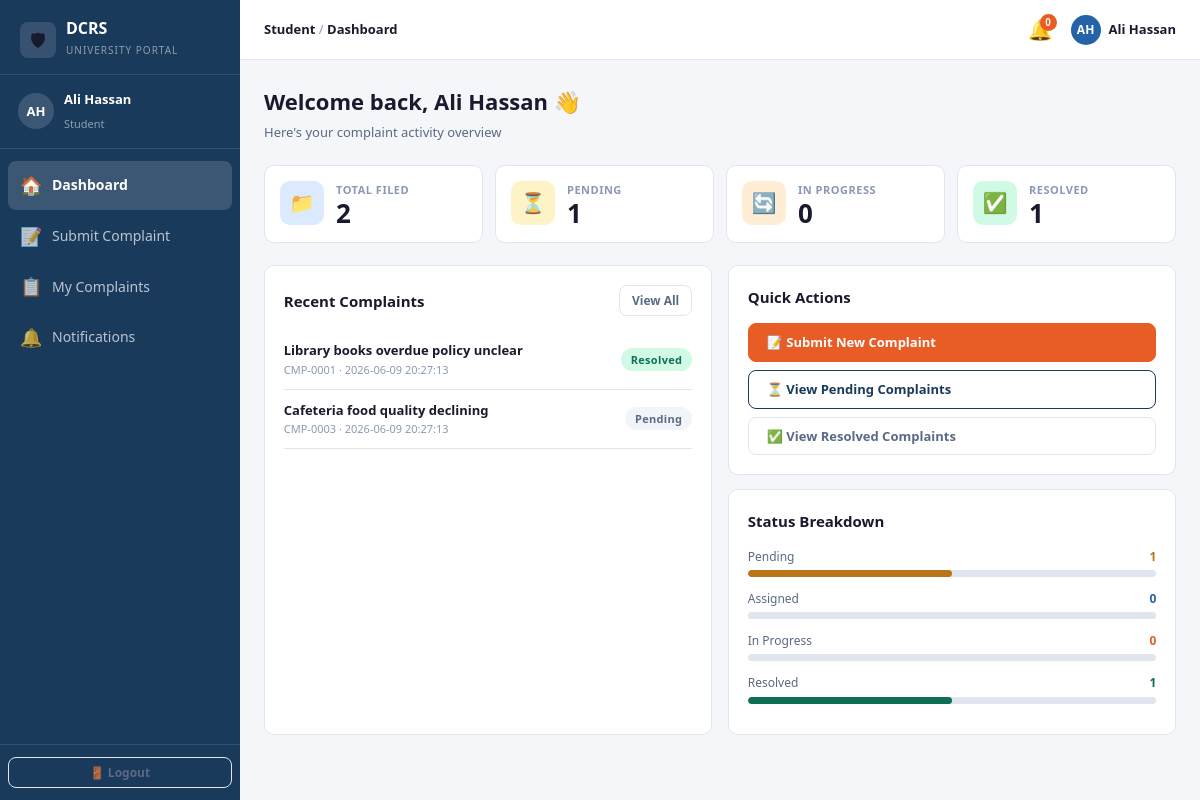
The app's page /pages/student/dashboard.php (signed in) with its own data.
### tables this page shows
CREATE TABLE IF NOT EXISTS complaints (
  complaint_id   INT          NOT NULL AUTO_INCREMENT,
  complaint_code VARCHAR(20)  NOT NULL UNIQUE,    
  student_id     INT          NOT NULL,
  resolver_id    INT               DEFAULT NULL,
  assigned_by    INT               DEFAULT NULL,   
  title          VARCHAR(255) NOT NULL,
  description    TEXT         NOT NULL,
  category       ENUM('Academic','IT','Library','Cafeteria',
                      'Hostel','Transport','Finance','Other')
                              NOT NULL DEFAULT 'Other',
  priority       ENUM('Low','Medium','High','Critical')
                              NOT NULL DEFAULT 'Medium',
  status         ENUM('Pending','Assigned','In Progress',
                      'Resolved','Closed')
                              NOT NULL DEFAULT 'Pending',
  remarks        TEXT              DEFAULT NULL,
  progress       TINYINT UNSIGNED  NOT NULL DEFAULT 0
                              CHECK (progress BETWEEN 0 AND 100),
  created_at     DATETIME     NOT NULL DEFAULT CURRENT_TIMESTAMP,
  updated_at     DATETIME     NOT NULL DEFAULT CURRENT_TIMESTAMP
                              ON UPDATE CURRENT_TIMESTAMP,
  resolved_at    DATETIME          DEFAULT NULL,
  PRIMARY KEY (complaint_id),
  INDEX idx_student    (student_id),
  INDEX idx_resolver   (resolver_id),
  INDEX idx_status     (status),
  INDEX idx_priority   (priority),
  INDEX idx_category   (category),
  CONSTRAINT fk_complaint_student
    FOREIGN KEY (student_id)  REFERENCES users(user_id) ON DELETE CASCADE,
  CONSTRAINT fk_complaint_resolver
    FOREIGN KEY (resolver_id) REFERENCES users(user_id) ON DELETE SET NULL,
  CONSTRAINT fk_complaint_assigner
    FOREIGN KEY (assigned_by) REFERENCES users(user_id) ON DELETE SET NULL
);

### backend/config/session.php (called while the page is built, shortened)
<?php
class Session {
    public static function userId(): ?int {
        return $_SESSION['user_id'] ?? null;
    }
    public static function name(): ?string {
        return $_SESSION['name'] ?? null;
    }
}

### backend/config/db_connect.php (called while the page is built, shortened)
<?php
class DB {
    private static ?PDO $instance = null;
    public static function get(): PDO {
        if (self::$instance === null) {
            $dsn = sprintf(
                'mysql:host=%s;dbname=%s;charset=%s',
                DB_HOST, DB_NAME, DB_CHARSET
            );
            try {
                self::$instance = new PDO($dsn, DB_USER, DB_PASS, [
                    PDO::ATTR_ERRMODE            => PDO::ERRMODE_EXCEPTION,
                    PDO::ATTR_DEFAULT_FETCH_MODE => PDO::FETCH_ASSOC,
                    PDO::ATTR_EMULATE_PREPARES   => false,
                ]);
            } catch (PDOException $e) {
                http_response_code(500);
                die(json_encode([
                    'success' => false,
                    'message' => 'Database connection failed.'
                ]));
            }
        }
        return self::$instance;
    }
}

### backend/models/ComplaintModel.php (called while the page is built, shortened)
<?php
class ComplaintModel {
    private PDO $db;
    public function __construct() {
        $this->db = DB::get();
    }
    public function getByStudent(int $studentId, array $filters = []): array {
        $where = ['c.student_id = :student_id'];
        $params = [':student_id' => $studentId];
        $stmt = $this->db->prepare(
            "SELECT c.complaint_id, c.complaint_code, c.title,
                    c.category, c.priority, c.status, c.progress,
                    c.remarks, c.created_at, c.updated_at,
                    r.name AS resolver_name
             FROM complaints c
             LEFT JOIN users r ON r.user_id = c.resolver_id
             WHERE " . implode(' AND ', $where) . "
             ORDER BY c.created_at DESC"
        );
        $stmt->execute($params);
        return $stmt->fetchAll();
    }
    public function getStats(?int $studentId = null, ?int $resolverId = null): array {
        $where  = '1=1';
        $params = [];
        if ($studentId) {
            $where = 'student_id = :uid';
            $params[':uid'] = $studentId;
        } elseif ($resolverId) {
            $where = 'resolver_id = :uid';
            $params[':uid'] = $resolverId;
        }
        $stmt = $this->db->prepare(
            "SELECT
               COUNT(*)                          AS total,
               SUM(status = 'Pending')           AS pending,
               SUM(status = 'Assigned')          AS assigned,
               SUM(status = 'In Progress')       AS in_progress,
               SUM(status = 'Resolved')          AS resolved,
               SUM(priority = 'Critical')        AS critical,
               SUM(priority = 'High')            AS high,
               ROUND(AVG(progress),0)            AS avg_progress
             FROM complaints WHERE $where"
        );
        $stmt->execute($params);
        return $stmt->fetch();
    }
}

### pages/student/dashboard.php (the view, shortened to what this page needs)
<?php
require_once __DIR__ . '/../../frontend/partials/layout.php';
$complaintModel = new ComplaintModel();
$studentId      = Session::userId();
$stats          = $complaintModel->getStats($studentId);
$recent         = $complaintModel->getByStudent($studentId, []);
$recent         = array_slice($recent, 0, 5);
?>
<div class="page-header">
  <h2>Welcome back, <?= clean(Session::name()) ?> 👋</h2>
  <p>Here's your complaint activity overview</p>
</div>
<div class="stats-grid">
  <div class="stat-card">
    <div class="stat-icon" style="background:#dbeafe;">📁</div>
    <div class="stat-body">
      <p class="stat-label">Total Filed</p>
      <p class="stat-value"><?= $stats['total'] ?? 0 ?></p>
    </div>
  </div>
  <div class="stat-card">
    <div class="stat-icon" style="background:#fef3c7;">⏳</div>
    <div class="stat-body">
      <p class="stat-label">Pending</p>
      <p class="stat-value"><?= $stats['pending'] ?? 0 ?></p>
    </div>
  </div>
  <div class="stat-card">
    <div class="stat-icon" style="background:#ffedd5;">🔄</div>
    <div class="stat-body">
      <p class="stat-label">In Progress</p>
      <p class="stat-value"><?= ($stats['assigned'] ?? 0) + ($stats['in_progress'] ?? 0) ?></p>
    </div>
  </div>
  <div class="stat-card">
    <div class="stat-icon" style="background:#d1fae5;">✅</div>
    <div class="stat-body">
      <p class="stat-label">Resolved</p>
      <p class="stat-value"><?= $stats['resolved'] ?? 0 ?></p>
    </div>
  </div>
</div>
<div class="grid-2">
  <div class="card">
    <div class="card-header-row">
      <h5>Recent Complaints</h5>
      <a href="<?= APP_URL ?>/pages/student/my_complaints.php" class="btn btn-ghost btn-sm">View All</a>
    </div>
    <?php if (empty($recent)): ?>
      <div style="text-align:center;padding:2rem;color:var(--text-muted);">
        <p style="font-size:2rem;margin-bottom:8px;">📭</p>
        <p>No complaints yet.</p>
        <a href="<?= APP_URL ?>/pages/student/submit_complaint.php" class="btn btn-accent btn-sm" style="margin-top:8px;">Submit First Complaint</a>
      </div>
    <?php else: ?>
      <?php foreach ($recent as $c): ?>
        <div style="padding:10px 0;border-bottom:1px solid var(--border);display:flex;justify-content:space-between;align-items:center;">
          <div>
            <p style="margin:0;font-size:13px;font-weight:600;color:var(--text);">
              <?= clean($c['title']) ?>
            </p>
            <p style="margin:0;font-size:11px;color:var(--text-muted);">
              <?= $c['complaint_code'] ?> · <?= $c['created_at'] ?>
            </p>
          </div>
          <?= statusBadge($c['status']) ?>
        </div>
      <?php endforeach; ?>
    <?php endif; ?>
  </div>
  <div>
    <div class="card" style="margin-bottom:14px;">
      <h5 style="margin:0 0 14px;font-size:15px;font-weight:700;">Quick Actions</h5>
      <div style="display:flex;flex-direction:column;gap:8px;">
        <a href="<?= APP_URL ?>/pages/student/submit_complaint.php" class="btn btn-accent">
          📝 Submit New Complaint
        </a>
        <a href="<?= APP_URL ?>/pages/student/my_complaints.php?status=Pending" class="btn btn-outline">
          ⏳ View Pending Complaints
        </a>
        <a href="<?= APP_URL ?>/pages/student/my_complaints.php?status=Resolved" class="btn btn-ghost">
          ✅ View Resolved Complaints
        </a>
      </div>
    </div>
    <div class="card">
      <h5 style="margin:0 0 14px;font-size:15px;font-weight:700;">Status Breakdown</h5>
      <?php
      $statusMap = [
        'Pending'     => ['label'=>'Pending',     'color'=>'var(--warning)'],
        'Assigned'    => ['label'=>'Assigned',    'color'=>'var(--primary-light)'],
        'in_progress' => ['label'=>'In Progress', 'color'=>'var(--accent)'],
        'Resolved'    => ['label'=>'Resolved',    'color'=>'var(--success)'],
      ];
      $statKeys = [
        'Pending'     => $stats['pending']     ?? 0,
        'Assigned'    => $stats['assigned']    ?? 0,
        'in_progress' => $stats['in_progress'] ?? 0,
        'Resolved'    => $stats['resolved']    ?? 0,
      ];
      $total = max(1, $stats['total'] ?? 1);
      foreach ($statusMap as $key => $info):
        $count = $statKeys[$key];
        $pct   = round(($count / $total) * 100);
      ?>
        <div style="margin-bottom:12px;">
          <div style="display:flex;justify-content:space-between;margin-bottom:4px;">
            <span style="font-size:12px;color:var(--text-sec);"><?= $info['label'] ?></span>
            <span style="font-size:12px;font-weight:700;color:<?= $info['color'] ?>;"><?= $count ?></span>
          </div>
          <div class="progress">
            <div class="progress-bar" style="width:<?= $pct ?>%;background:<?= $info['color'] ?>;"></div>
          </div>
        </div>
      <?php endforeach; ?>
    </div>
  </div>
</div>

### backend/helpers/helpers.php (shortened to what this page needs)
<?php
function clean(mixed $data): string {
    return htmlspecialchars(strip_tags(trim((string)$data)), ENT_QUOTES, 'UTF-8');
}
function statusBadge(string $status): string {
    $map = [
        'Pending'     => 'secondary',
        'Assigned'    => 'primary',
        'In Progress' => 'warning',
        'Resolved'    => 'success',
        'Closed'      => 'dark',
    ];
    $cls = $map[$status] ?? 'secondary';
    return "<span class=\"badge badge-{$cls}\">{$status}</span>";
}

### frontend/css/style.css (style rules this page uses)
:root { --primary: #1a3a5c; --primary-light: #2563a8; --primary-xlt: #e8f0fe; --accent: #e85d26; --accent-light: #f97316; --success: #0f6e56; --success-light: #d1fae5; --warning: #ba7517; --warning-light: #fef3c7; --danger: #a32d2d; --danger-light: #fee2e2; --info: #0369a1; --bg: #f4f6f9; --surface: #ffffff; --border: #e0e6ef; --text: #1a1a2e; --text-sec: #5a6a84; --text-muted: #8a99b3; --sidebar-w: 240px; --header-h: 60px; --radius: 10px; --shadow: 0 4px 16px rgba(0,0,0,0.08); --shadow-lg: 0 8px 32px rgba(0,0,0,0.12); --transition: 0.2s ease; }
*, *::before, *::after { box-sizing: border-box; margin: 0; padding: 0; }
html { font-size: 15px; }
body { font-family: 'Segoe UI', system-ui, -apple-system, sans-serif; background: var(--bg); color: var(--text); line-height: 1.6; }
a { color: var(--primary-light); text-decoration: none; }
.page-header { margin-bottom: 22px; }
.page-header h2 { font-size: 22px; font-weight: 800; color: var(--text); margin: 0 0 3px; }
.page-header p { font-size: 13px; color: var(--text-sec); margin: 0; }
.card { background: var(--surface); border-radius: var(--radius); border: 1px solid var(--border); padding: 1.25rem; margin-bottom: 1rem; }
.card-header-row { display: flex; justify-content: space-between; align-items: center; margin-bottom: 14px; }
.card-header-row h5 { font-size: 15px; font-weight: 700; margin: 0; color: var(--text); }
.stats-grid { display: grid; grid-template-columns: repeat(auto-fit, minmax(150px, 1fr)); gap: 12px; margin-bottom: 22px; }
.stat-card { background: var(--surface); border-radius: var(--radius); border: 1px solid var(--border); padding: 1rem; display: flex; align-items: flex-start; gap: 12px; }
.stat-icon { width: 44px; height: 44px; border-radius: 10px; display: flex; align-items: center; justify-content: center; font-size: 20px; flex-shrink: 0; }
.stat-body p { margin: 0; }
.stat-label { font-size: 11px; font-weight: 600; color: var(--text-muted); text-transform: uppercase; letter-spacing: 0.5px; }
.stat-value { font-size: 26px; font-weight: 800; color: var(--text); line-height: 1.1; }
.badge { display: inline-block; padding: 3px 10px; border-radius: 20px; font-size: 11px; font-weight: 700; letter-spacing: 0.3px; white-space: nowrap; }
.badge-success { background: var(--success-light); color: var(--success); }
.badge-secondary { background: #f1f5f9; color: var(--text-sec); }
.btn { display: inline-flex; align-items: center; gap: 6px; padding: 8px 18px; border-radius: 8px; font-size: 13px; font-weight: 600; cursor: pointer; border: 1px solid transparent; transition: opacity var(--transition), box-shadow var(--transition); text-decoration: none; }
.btn-accent { background: var(--accent); color: #fff; border-color: var(--accent); }
.btn-outline { background: transparent; color: var(--primary); border-color: var(--primary); }
.btn-ghost { background: transparent; color: var(--text-sec); border-color: var(--border); }
.btn-sm { padding: 5px 12px; font-size: 12px; }
.progress { background: var(--border); border-radius: 4px; overflow: hidden; }
.progress-bar { height: 7px; border-radius: 4px; transition: width 0.4s ease; }
.grid-2 { display: grid; grid-template-columns: 1fr 1fr; gap: 16px; }

### records on screen
complaints: title "Library books overdue policy unclear", complaint_code "CMP-0001", created_at "2026-06-09 20:27:13", status "Resolved"
complaints: title "Cafeteria food quality declining", complaint_code "CMP-0003", created_at "2026-06-09 20:27:13", status "Pending"

### other values on screen
$initials "AH"
$user "Ali Hassan"
$role "Student"
$item['icon'] "🏠"
$item['label'] "Dashboard"
$item['icon'] "📝"
$item['label'] "Submit Complaint"
$item['icon'] "📋"
$item['label'] "My Complaints"
$item['icon'] "🔔"
$item['label'] "Notifications"
$pageTitle "Dashboard"
$unread "0"
Session::name() "Ali Hassan"
$stats['total'] "2"
